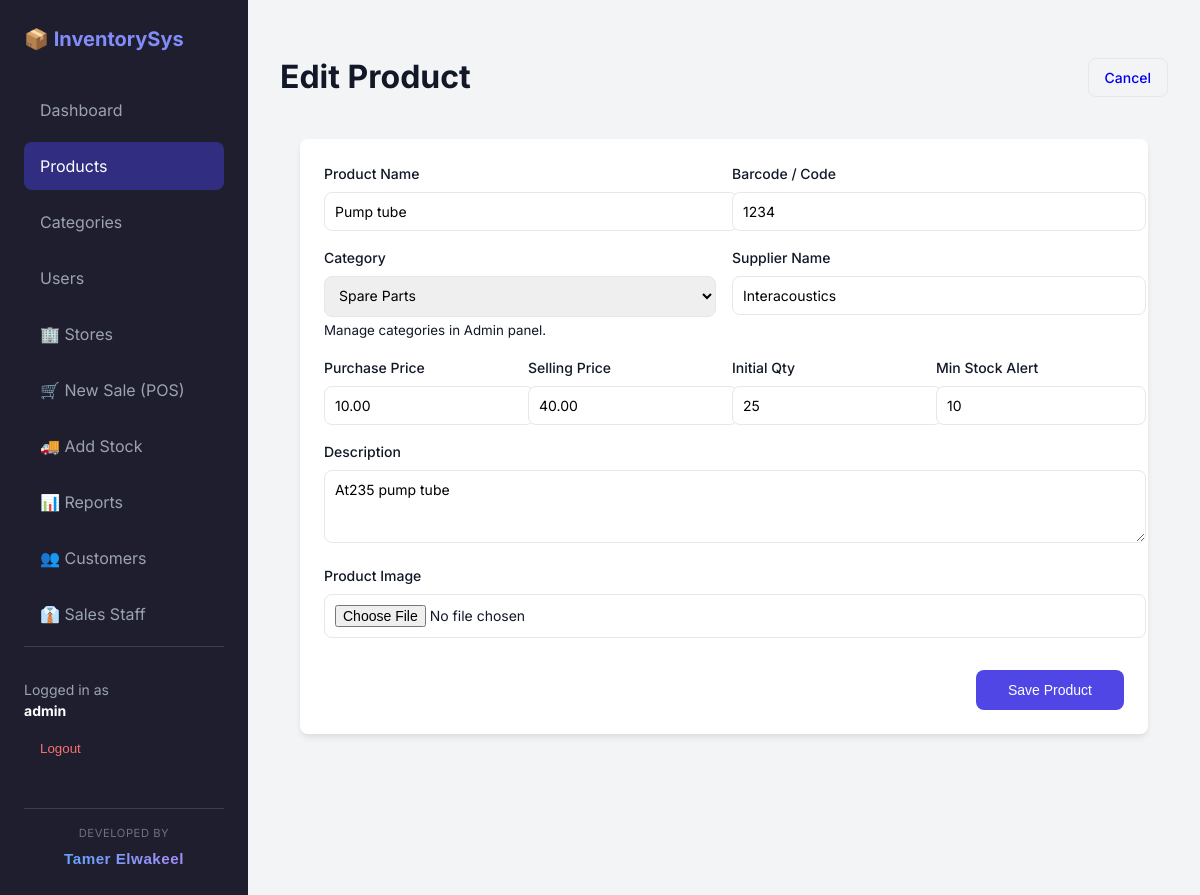
Screenshot of /products/1/edit/ (signed in) with the database file from the repository.
### inventory/models.py (models this page shows, shortened)
class Product(models.Model):
    name = models.CharField(max_length=200, db_index=True)
    code = models.CharField(max_length=50, unique=True, db_index=True, help_text="Unique Product Code / Barcode")
    category = models.ForeignKey(Category, on_delete=models.SET_NULL, null=True, related_name='products')
    purchase_price = models.DecimalField(max_digits=10, decimal_places=2)
    selling_price = models.DecimalField(max_digits=10, decimal_places=2)
    quantity = models.IntegerField(default=0, help_text="Global total quantity")
    min_stock_alert = models.IntegerField(default=10, help_text="Alert when stock falls below this level")
    description = models.TextField(blank=True)
    image = models.ImageField(upload_to='products/', blank=True, null=True)
    supplier_name = models.CharField(max_length=100, blank=True, null=True, help_text="Optional Supplier Name")
    created_at = models.DateTimeField(auto_now_add=True)
    updated_at = models.DateTimeField(auto_now=True)

### inventory/views.py (the view)
# urls.py: path('products/<int:pk>/edit/', views.product_update, name='product_update'),
@login_required
@permission_required('inventory.change_product', raise_exception=True)
def product_update(request, pk):
    product = get_object_or_404(Product, pk=pk)
    if request.method == 'POST':
        form = ProductForm(request.POST, request.FILES, instance=product)
        if form.is_valid():
            form.save()
            return redirect('product_list')
    else:
        form = ProductForm(instance=product)
    return render(request, 'inventory/product_form.html', {'form': form, 'title': 'Edit Product'})

### inventory/models.py (called while the page is built)
    def __str__(self):
        return self.name

### templates/inventory/product_form.html (shortened to what this page needs)
{% extends 'base.html' %}
{% block content %}
<div class="flex justify-between items-center mb-4">
    <h1>{{ title }}</h1>
    <a href="{% url 'product_list' %}" class="btn"
        style="background: transparent; border: 1px solid var(--border-color);">Cancel</a>
</div>
<div class="card" style="max-width: 800px; margin: 0 auto;">
    <form method="POST" enctype="multipart/form-data">
        <div class="grid-4" style="grid-template-columns: 1fr 1fr; gap: 1rem;">
            <div class="form-group">
                <label class="form-label">Product Name</label>
                {{ form.name }}
            </div>
            <div class="form-group">
                <label class="form-label">Barcode / Code</label>
                {{ form.code }}
            </div>
        </div>
        <div class="grid-4" style="grid-template-columns: 1fr 1fr; gap: 1rem;">
            <div class="form-group">
                <label class="form-label">Category</label>
                {{ form.category }}
                <small class="text-muted">Manage categories in Admin panel.</small>
            </div>
            <div class="form-group">
                <label class="form-label">Supplier Name</label>
                {{ form.supplier_name }}
            </div>
        </div>
        <div class="grid-4" style="grid-template-columns: 1fr 1fr 1fr 1fr; gap: 1rem;">
            <div class="form-group">
                <label class="form-label">Purchase Price</label>
                {{ form.purchase_price }}
            </div>
            <div class="form-group">
                <label class="form-label">Selling Price</label>
                {{ form.selling_price }}
            </div>
            <div class="form-group">
                <label class="form-label">Initial Qty</label>
                {{ form.quantity }}
            </div>
            <div class="form-group">
                <label class="form-label">Min Stock Alert</label>
                {{ form.min_stock_alert }}
            </div>
        </div>
        <div class="form-group">
            <label class="form-label">Description</label>
            {{ form.description }}
        </div>
        <div class="form-group">
            <label class="form-label">Product Image</label>
            {{ form.image }}
        </div>
        <div style="margin-top: 2rem; text-align: right;">
            <button type="submit" class="btn btn-primary" style="padding: 0.75rem 2rem;">Save Product</button>
        </div>
    </form>
</div>
{% endblock %}

### templates/base.html (shortened to what this page needs)
{% load static %}
<!DOCTYPE html>
<html lang="en">
<head>
    <link rel="stylesheet" href="{% static 'css/style.css' %}">
</head>
<body>
    <div class="layout">
        <aside class="sidebar">
            <div class="sidebar-title">📦 InventorySys</div>
            <nav>
                <a href="{% url 'dashboard' %}"
                    class="nav-link {% if request.resolver_match.url_name == 'dashboard' %}active{% endif %}">
                    Dashboard
                </a>
                <a href="{% url 'product_list' %}"
                    class="nav-link {% if 'product' in request.resolver_match.url_name %}active{% endif %}">
                    Products
                </a>
                <a href="{% url 'category_list' %}"
                    class="nav-link {% if 'category' in request.resolver_match.url_name %}active{% endif %}">
                    Categories
                </a>
                {% if request.user.is_superuser %}
                <a href="{% url 'user_list' %}"
                    class="nav-link {% if 'user' in request.resolver_match.url_name %}active{% endif %}">Users</a>
                <a href="{% url 'store_list' %}"
                    class="nav-link {% if 'store' in request.resolver_match.url_name %}active{% endif %}">🏢 Stores</a>
                {% endif %}
                <a href="{% url 'pos' %}"
                    class="nav-link {% if 'pos' in request.resolver_match.url_name %}active{% endif %}">
                    🛒 New Sale (POS)
                </a>
                <a href="{% url 'purchase' %}"
                    class="nav-link {% if 'purchase' in request.resolver_match.url_name %}active{% endif %}">
                    🚚 Add Stock
                </a>
                <a href="{% url 'reports' %}"
                    class="nav-link {% if 'reports' in request.resolver_match.url_name %}active{% endif %}">
                    📊 Reports
                </a>
                <a href="{% url 'customer_list' %}"
                    class="nav-link {% if 'customer' in request.resolver_match.url_name %}active{% endif %}">
                    👥 Customers
                </a>
                <a href="{% url 'salesperson_list' %}"
                    class="nav-link {% if 'salesperson' in request.resolver_match.url_name %}active{% endif %}">
                    👔 Sales Staff
                </a>
            </nav>
            <div style="margin-top: auto; padding-top: 2rem; border-top: 1px solid #374151;">
                <div style="font-size: 0.875rem; color: #9CA3AF;">
                    Logged in as <br>
                    <strong style="color: white;">{{ request.user.username }}</strong>
                </div>
                <form action="{% url 'logout' %}" method="post" style="margin-top: 0.5rem;">
                    <button type="submit" class="nav-link"
                        style="background: none; border: none; padding: 0.75rem 1rem; color: #F87171; width: 100%; text-align: left; cursor: pointer;">
                        Logout
                    </button>
                </form>
            </div>
            <div style="margin-top: 2rem; padding-top: 1rem; border-top: 1px solid #374151; text-align: center;">
                <span
                    style="display: block; font-size: 0.7rem; color: #6B7280; text-transform: uppercase; letter-spacing: 0.05em; margin-bottom: 0.25rem;">Developed
                    By</span>
                <span
                    style="background: linear-gradient(135deg, #60A5FA 0%, #A78BFA 100%); -webkit-background-clip: text; -webkit-text-fill-color: transparent; font-weight: 800; font-size: 0.95rem; font-family: sans-serif; letter-spacing: 0.5px;">Tamer
                    Elwakeel</span>
            </div>
        </aside>
        <main class="main-content">
            {% block content %}{% endblock %}
        </main>
    </div>
</body>
</html>

### static/css/style.css (style rules this page uses)
:root { --primary-color: #4F46E5; --primary-hover: #4338CA; --secondary-color: #64748B; --success-color: #10B981; --danger-color: #EF4444; --warning-color: #F59E0B; --bg-body: #F3F4F6; --bg-card: #FFFFFF; --text-main: #111827; --text-muted: #6B7280; --border-color: #E5E7EB; --shadow-sm: 0 1px 2px 0 rgba(0, 0, 0, 0.05); --shadow-md: 0 4px 6px -1px rgba(0, 0, 0, 0.1); --shadow-lg: 0 10px 15px -3px rgba(0, 0, 0, 0.1); --radius: 0.5rem; }
body { font-family: 'Inter', sans-serif; color: var(--text-main); background-color: var(--bg-body); margin: 0; line-height: 1.5; }
.layout { display: flex; min-height: 100vh; }
.sidebar { width: 200px; background-color: #1E1E2E; color: white; padding: 1.5rem; display: flex; flex-direction: column; }
.sidebar-title { font-size: 1.25rem; font-weight: 700; margin-bottom: 2rem; color: #818CF8; }
.nav-link { display: block; padding: 0.75rem 1rem; color: #9CA3AF; text-decoration: none; border-radius: var(--radius); margin-bottom: 0.5rem; transition: all 0.2s; }
.nav-link:hover, .nav-link.active { background-color: #312E81; color: white; }
.main-content { flex: 1; padding: 2rem; overflow-y: auto; }
.card { background-color: var(--bg-card); border-radius: var(--radius); padding: 1.5rem; box-shadow: var(--shadow-md); margin-bottom: 1.5rem; }
.btn { display: inline-flex; align-items: center; padding: 0.5rem 1rem; border-radius: var(--radius); font-weight: 500; text-decoration: none; cursor: pointer; border: none; transition: background-color 0.2s; font-size: 0.875rem; }
.btn-primary { background-color: var(--primary-color); color: white; }
.form-group { margin-bottom: 1rem; }
.form-label { display: block; margin-bottom: 0.5rem; font-weight: 500; font-size: 0.875rem; }
.form-input, .form-select, .form-textarea, .form-file { width: 100%; padding: 0.625rem; border: 1px solid var(--border-color); border-radius: var(--radius); font-family: inherit; font-size: 0.875rem; }
.flex { display: flex; }
.justify-between { justify-content: space-between; }
.items-center { align-items: center; }
.mb-4 { margin-bottom: 1rem; }
.grid-4 { display: grid; grid-template-columns: repeat(auto-fit, minmax(200px, 1fr)); gap: 1.5rem; }

### rows the page displays
Product: name "Pump tube", code "1234", category "Spare Parts", supplier_name "Interacoustics", purchase_price "10.00", selling_price "40.00", quantity "25", min_stock_alert "10", description "At235 pump tube"

### other values shown
{{ request.user.username }} "admin"
{{ title }} "Edit Product"
